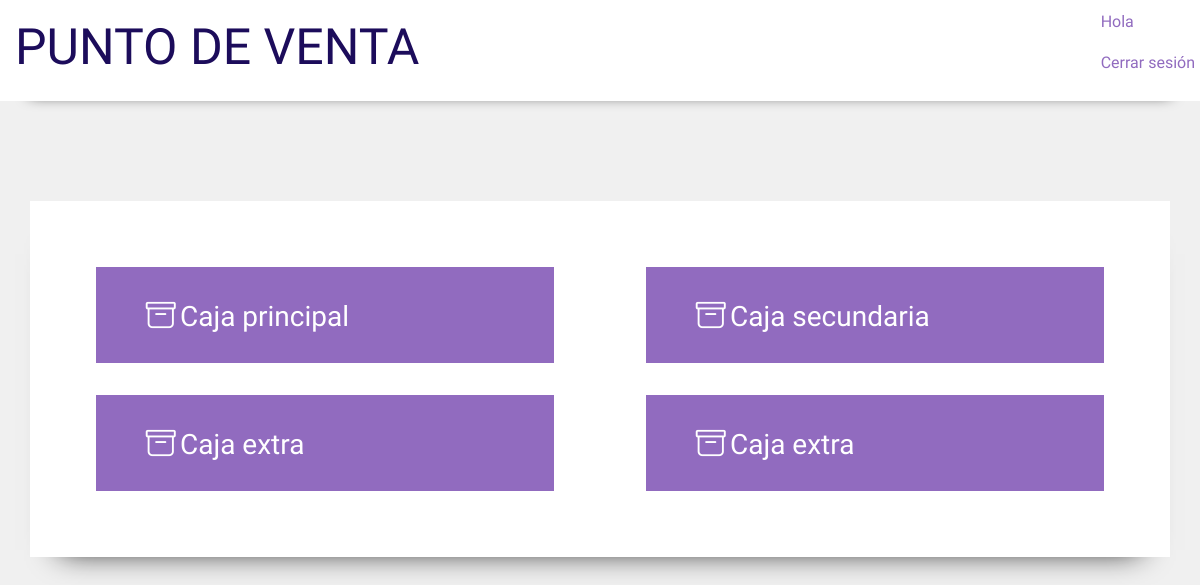
Before: /cajas/seleccionar/ with the older database file.
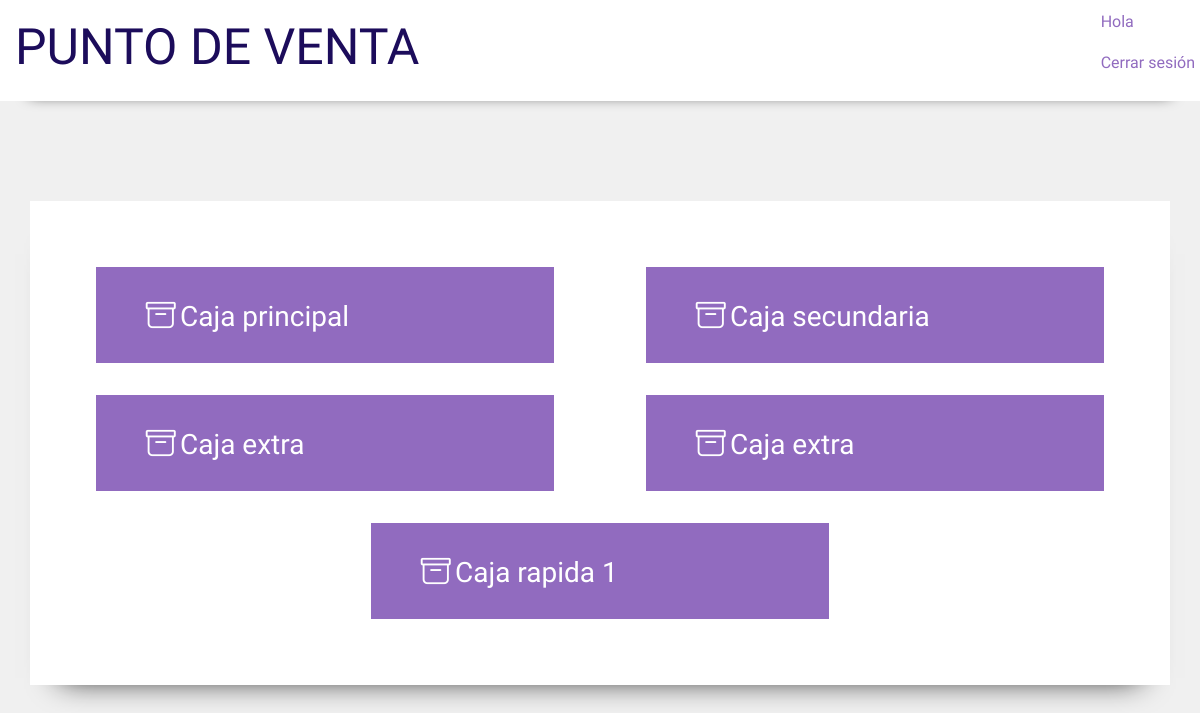
After: the same page with the newer database file.
### manage_models/models.py (models this page shows)
class Caja(models.Model):
    clave = models.CharField(max_length=3)
    nombre = models.CharField(max_length=50)
    estado = models.CharField(choices=ESTADO, max_length=1 , default='C')

### ventas/views.py (the view)
# urls.py: path('cajas/seleccionar/' , views.seleccion_caja, name='seleccionar_caja'),
def seleccion_caja(request):
    cajas = Caja.objects.all()
    return render(request, 'ventas/seleccionar_caja.html', {'cajas':cajas})

### manage_models/templates/ventas/seleccionar_caja.html
{% extends 'home/base.html' %}
{% block content %}
<div class="container opciones_fondo">
    <div class="row opciones">
        {% for caja in cajas %}
        <div class="col-md-5 home_opcion m-3 mx-auto opcion2">
            <i class="bi bi-archive icono"></i>
            <a href="{% url 'usar_caja' pk=caja.pk %}" class="opcion_link">{{caja.nombre}}</a>
        </div>
        {% endfor %}
    </div>
</div>
{% endblock %}

Changed rows visible on the page:
added Caja: nombre "Caja rapida 1"
